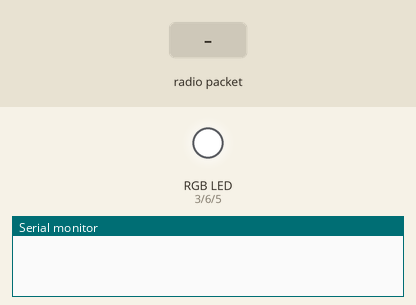
This sketch was run on a simulated Arduino Uno, built with avr-gcc and run on an emulated ATmega328P. Parts: an RGB LED mixed from three pins (HIGH = lit), the last lines printed to the serial monitor. The test bench sets the inputs (shaded band). Dim RGB values are drawn brighter than linear; no radio packets arrive unless stated.

Above: at 0.1 s.
At 2.2 s:
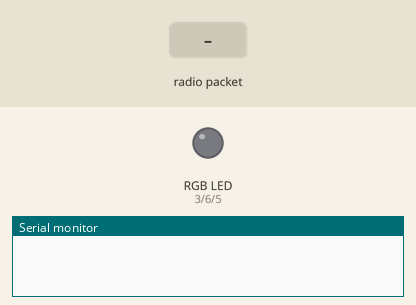
2.3 s: radio packet "1" arrives
At 3.2 s:
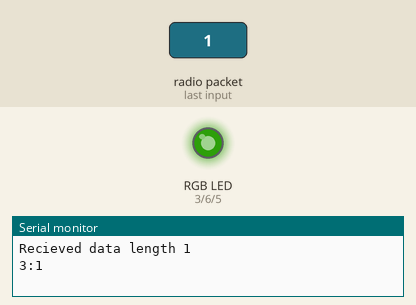
Timing chart, 0 to 5.3 s (numbered marks = the images above; inputs shaded):
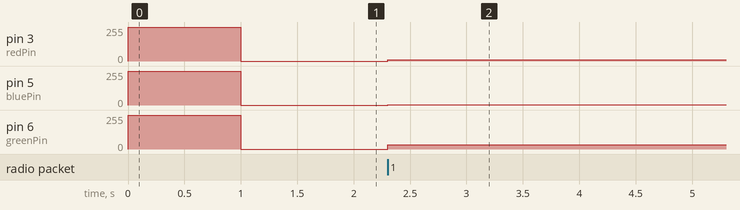

The sketch:

reciever.ino
```cpp
#include <RH_ASK.h>
#include <SPI.h>

int dataPin = 10;
int redPin = 3;
int greenPin = 6;
int bluePin = 5;

RH_ASK driver(2000, dataPin, 13, 14, false);

/*
 * byte 1, bits 1-4  CHANNEL: The channel the command is ordered to. Execute only if on that channel.
 * byte 1, bits 5-8  COMMAND: The type of the command
 * byte 2 RED VALUE
 * byte 3 GREEN VALUE
 * byte 4 BLUE VALUE
 * byte 5 RED VALUE 2
 * byte 6 GREEN VALUE 2
 * byte 7 BLUE VALUE 2
 * byte 8-9 EXTRA DATA (about time)
 *
 * COMMAND TYPES:
 * 0: Hold - Holds the color given by bytes (2,3,4) (r,g,b)
 * 1: Sweep - Sweeps from the color given by bytes(2,3,4) to the color (5,6,7) over time span given by (8,9) in unit of 10ms
 * 2: Blink - Blinks between colors (2,3,4) and (5,6,7) with frequency 1/T where T is (8,9) in unit of 10ms
 */

void setup() {
  Serial.begin(9600);
  pinMode(redPin, OUTPUT);
  pinMode(greenPin, OUTPUT);
  pinMode(bluePin, OUTPUT);

  if(!driver.init())
    Serial.println("init failed");


  //BLINK TO KNOW IF WORKING
  analogWrite(redPin, 255);
  analogWrite(greenPin, 255);
  analogWrite(bluePin, 255);
  delay(1000);
  analogWrite(redPin, 0);
  analogWrite(greenPin, 0);
  analogWrite(bluePin, 0);
}

void loop() {
  uint8_t buf[9];
  uint8_t buflen = sizeof(buf);
  if(driver.recv(buf, &buflen)){
    Serial.print("Recieved data length ");
    Serial.println(buflen);
    uint8_t channel = (buf[0] & 0xf0) >> 4;
    uint8_t command = buf[0] & 0x0f;

    Serial.print(channel);
    Serial.print(":");
    Serial.println(command);
    uint8_t red = buf[1];
    uint8_t green = buf[2];
    uint8_t blue = buf[3];
    uint8_t red2 = buf[4];
    uint8_t green2 = buf[5];
    uint8_t blue2 = buf[6];
    uint16_t tdata= buf[7]*256 + buf[8];

    analogWrite(redPin, red);
    analogWrite(greenPin, green);
    analogWrite(bluePin, blue);
  }
}
```

Measured:
- after the input at 2.3 s, pin 3 (redPin): 0/255 → 9/255 at once; pin 5 (bluePin): 0/255 → 2/255 at once; pin 6 (greenPin): 0/255 → 32/255 at once
